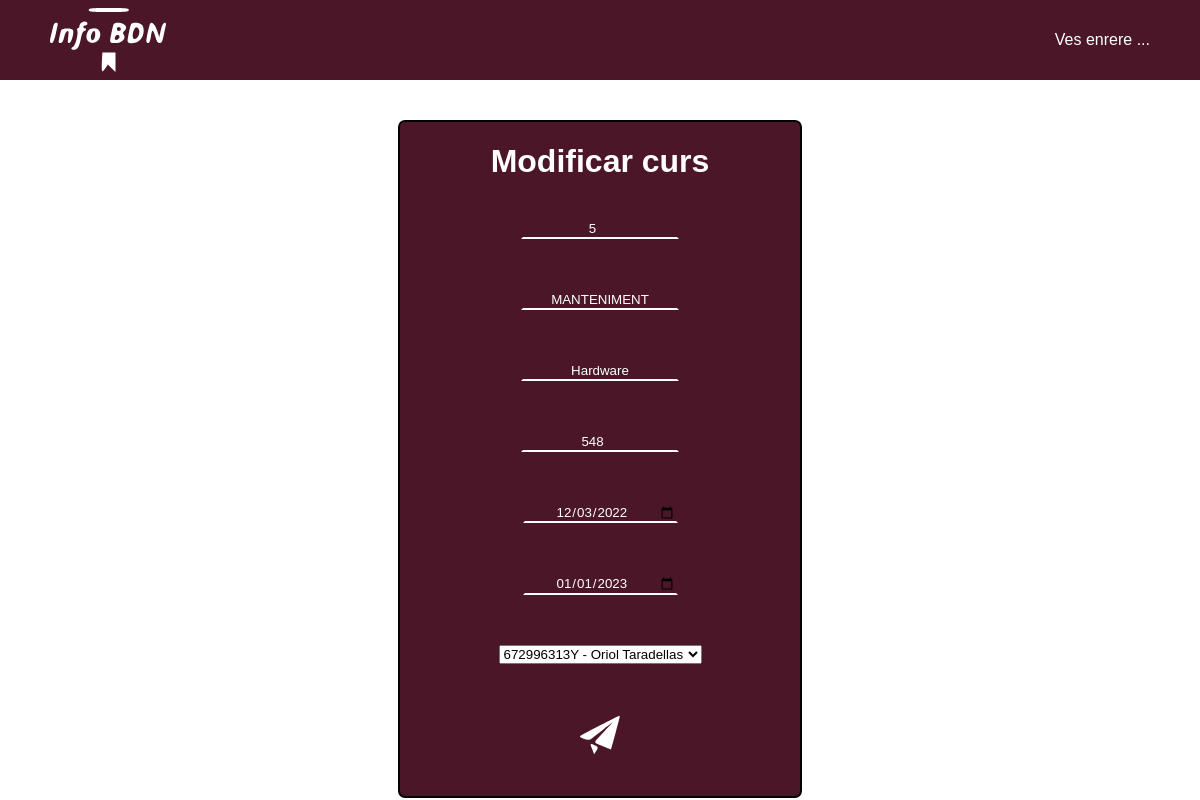
Before: /admin/modcurs.php?id=5 (signed in) with the older database file.
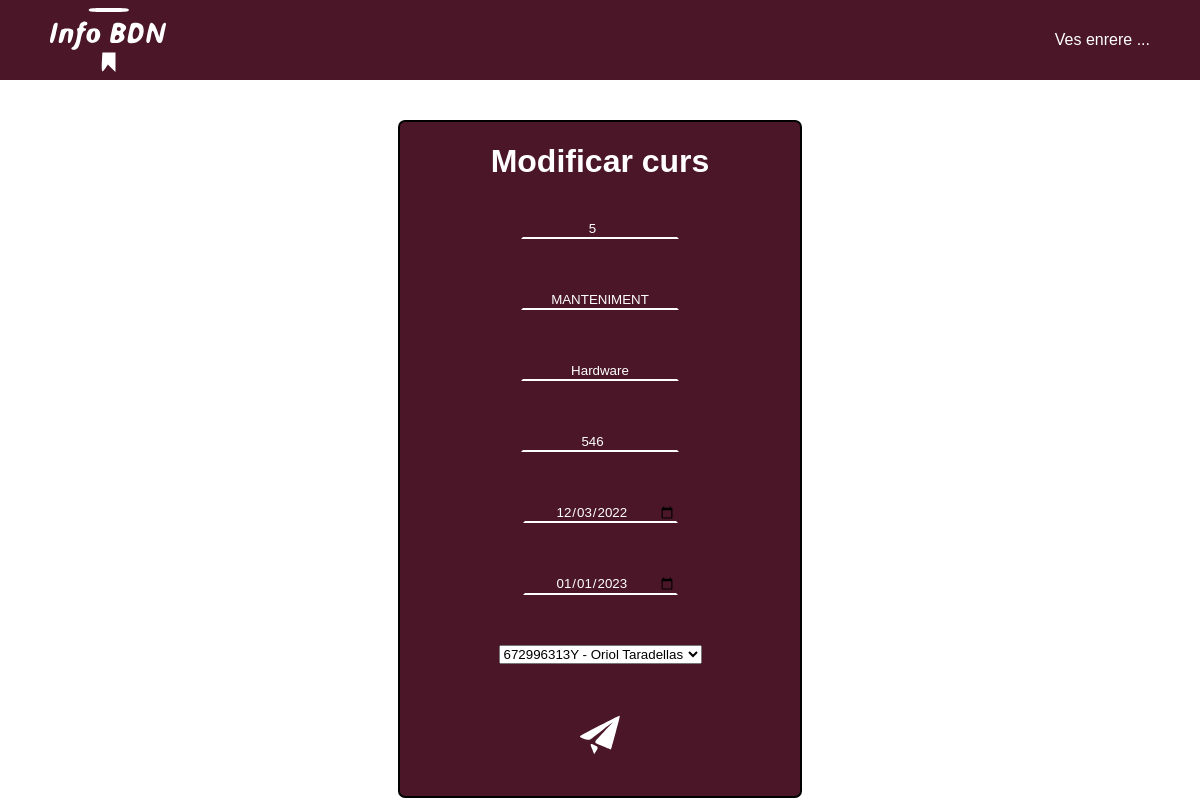
After: the same page with the newer database file.
### tables this page shows
CREATE TABLE `cursos` (
  `codi_curs` int(100) NOT NULL,
  `nom_curs` varchar(20) NOT NULL,
  `desc_curs` varchar(100) NOT NULL,
  `hores_curs` int(255) NOT NULL,
  `ini_curs` date NOT NULL,
  `fin_curs` date NOT NULL,
  `DNI_prof` varchar(100) DEFAULT NULL,
  `visible` tinyint(1) NOT NULL
);

### admin/functions/funciones.php (the view, shortened to what this page needs)
<?php
function openHtml($title){
    echo "
        <!DOCTYPE html>
        <html lang='ca'>
        <head>
            <meta charset='UTF-8'>
            <meta http-equiv='X-UA-Compatible' content='IE=edge'>
            <meta name='viewport' content='width=device-width, initial-scale=1.0'>
            <title>{$title}</title>
            <link rel='stylesheet' href='css/style.css'>
        </head>
        <body>
    ";
}
function closeHtml(){
    echo "
        </body>
    </html>";
}
                ?>
                <?php
function modificarCurs($conexion, $consulta){
    $resultat = mysqli_fetch_assoc($consulta);
    $nomdni = "SELECT DNI,nom_prof,cog_prof FROM professors";
    $consultadni = mysqli_query($conexion,$nomdni);
    $numlinia = mysqli_num_rows($consultadni);
    echo "<div class='header'>";
        echo "<img src='img/logo.svg' alt='Logo'>";
        echo "<div class='navmenu'>";
            echo "<a href='cursadmin.php'><p>Ves enrere ...</p></a>";
        echo "</div>";
    echo "</div>";
    echo "<div id='adminlog'>";
        echo "<h1>Modificar curs</h1>";
        echo "<form action='modcurs.php' method='post'>";
            echo "<p><input type='number' name='id' id='id' value='".$resultat['codi_curs']."' class='campoform' readonly></p>";
            echo "<p><br><input type='text' name='nom_curs' id='nom_curs' value='".$resultat['nom_curs']."' class='campoform'></p>";
            echo "<p><br><input type='text' name='desc_curs' id='desc_curs' value='".$resultat['desc_curs']."' class='campoform'></p>";
            echo "<p><br><input type='number' name='hores_curs' id='hores_curs' value='".$resultat['hores_curs']."' class='campoform'></p>";
            echo "<p><br><input type='date' name='ini_curs' id='ini_curs' value='".$resultat['ini_curs']."' class='campoform'></input></p>";
            echo "<p><br><input type='date' name='fin_curs' id='fin_curs' value='".$resultat['fin_curs']."' class='campoform'></input></p>";
            echo "<p><br><select name='DNI_prof' id='DNI_prof' value='".$resultat['DNI_prof']."'>";
            for ($i=0;$i<$numlinia;$i++){
                $dninomcomplet = mysqli_fetch_assoc($consultadni);
                if($resultat['DNI_prof'] == $dninomcomplet['DNI']){
                    ?>
                    <option selected value='<?php echo $dninomcomplet["DNI"]?>'><?php echo $dninomcomplet["DNI"]." - ".$dninomcomplet["nom_prof"]." ".$dninomcomplet["cog_prof"]?></option>
                    <?php
                }else{
                    ?>
                    <option value='<?php echo $dninomcomplet["DNI"] ?>'><?php echo $dninomcomplet["DNI"]." - ".$dninomcomplet["nom_prof"]." ".$dninomcomplet["cog_prof"]?></option>;
                    <?php
                    echo "\n";
                }
            }
            echo "</select></p>";
            echo "<p><button type='submit' class='botonform'><img src='img/sendwhitegood.svg' id='fotoenviar'></button></p>";
        echo "</form>";
    echo "</div>";
}

Changed rows visible on the page:
changed cursos "MANTENIMENT": hores_curs "548" → "546"
